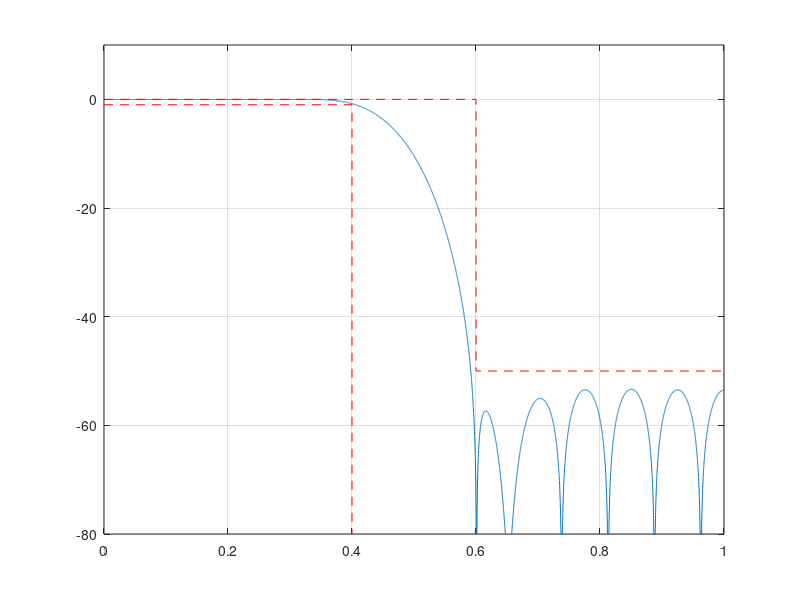

Recreate this plot in MATLAB.
clear all;
close all;
clc;

wp = 0.4*pi; ws = 0.6*pi; % spec
As = 50; Ap = 1; % spec
wc1 = sqrt(wp*ws); % media geometrica
% wc = 0.1*pi;
Dw1 = ws - wp;
M1 = ceil(3.32*pi/(Dw1));
G0 = 0;

% primeiro ajuste
G0 = 0.025; % db

% Projeto inicial
M = M1;
Dw = Dw1;
wc = wc1;

% segundo ajuste M (n/2)
wp2 = 0.4395*pi; ws2 = 0.5839*pi;
Dw2 = ws2 -wp2;
M2 = ceil(M1*Dw2/Dw1); % nova ordem do filtro 2*M2
M = M2;

% terceiro ajuste M (n/2) (nem precisava - deu mesma ordem do segundo)
wp3 = 0.4239*pi; ws3 = 0.6124*pi;
Dw3 = ws3 - wp3;
M3 = ceil(M2*Dw3/Dw1); % nova ordem do filtro 2*M2
M = M3;

% ajuste deslocamento
Dws = ws - ws3;
Dwp = wp - wp3;
wc3 = wc1 + (Dwp + Dws)/2;
wc = wc3;

k = 1:M;
type = 'LP'; db = 1;
switch type
    case 'LP'
        bi = sin(wc*k)./(pi*k);
        b0 = wc/pi;
        b = [flip(bi) b0 bi];

    case 'HP'
        bi = -sin(wc*k)./(pi*k);
        b0 = 1-wc/pi;
        b = [flip(bi) b0 bi];
end
m = -M:M;
mk= 0.04; %0.04 -> hamming
% mk= 0.0; %0.04 -> hann
wk = (0.5+mk)+(0.5-mk)*cos(2*pi*m/(2*M+1));
b = b.*wk*10^(-G0/20); % regular altura do filtro em db

% subplot(3,2,[4 6])
% zplane(b, 1);
% axis([-2 2 -2 2])
% [h, w] = freqz(b, 1, 'whole');
% subplot(322)
% stem(b), grid on;
% subplot(321)
% [h, w] = freqz(b, 1, linspace(0,pi,10000));
% % plot(w/pi, abs(h)); grid on;
% plot(w/pi, 20*log10(abs(h))); grid on;
% ylim([-80 5])
% Amim = 80
% % plot([0 wp wp]/pi, -[Ap Ap Amin], 'r');
% 
% subplot(323)
% plot(w/pi, unwrap(angle(h))/pi); grid on;
% subplot(325)
% grpdelay(b, 1)


[h, w] = freqz(b, 1, linspace(0,pi,10000));
% plot(w/pi, abs(h)); grid on;
plot(w/pi, 20*log10(abs(h))); grid on;
ylim([-80 10])
hold on;
plot([0,wp,wp]/pi,[-Ap,-Ap,-80], '--red')
plot([0,ws/pi,ws/pi,1],[0,0,-As,-As], '--red')
